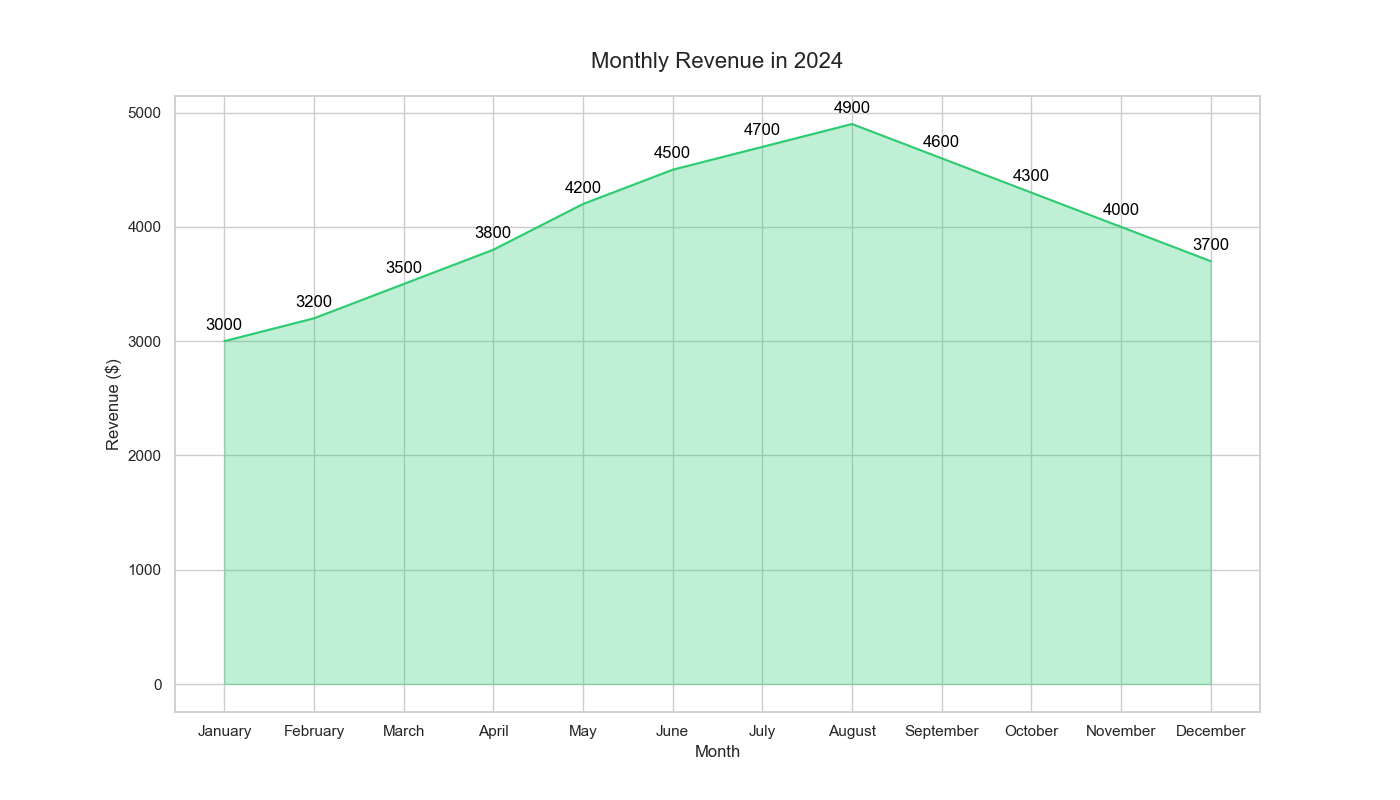

The Python source for this figure:

import matplotlib.pyplot as plt
import seaborn as sns
import pandas as pd

# Data
data = {
    'Month': ['January', 'February', 'March', 'April', 'May', 'June', 
              'July', 'August', 'September', 'October', 'November', 'December'],
    'Revenue': [3000, 3200, 3500, 3800, 4200, 4500, 4700, 4900, 4600, 4300, 4000, 3700]
}

# Create DataFrame
df = pd.DataFrame(data)

# Create the area chart
plt.figure(figsize=(14, 8))  # Modify width and height
sns.set(style="whitegrid")  # Set style

# Define the color palette as a list
colors = ["#2ecc71"]  # Single color for the area chart

# Create the area plot with annotations
area_plot = sns.lineplot(data=df, x='Month', y='Revenue', color=colors[0])
area_plot.fill_between(df['Month'], df['Revenue'], alpha=0.3, color=colors[0])

# Annotate each data point on the plot
for index, row in df.iterrows():
    plt.text(row['Month'], row['Revenue'] + 100, round(row['Revenue'], 2), 
             color='black', ha="center")

# Set the title and labels
plt.title('Monthly Revenue in 2024', fontsize=16, pad=20)
plt.xlabel('Month')
plt.ylabel('Revenue ($)')

# Show the plot
plt.show()
